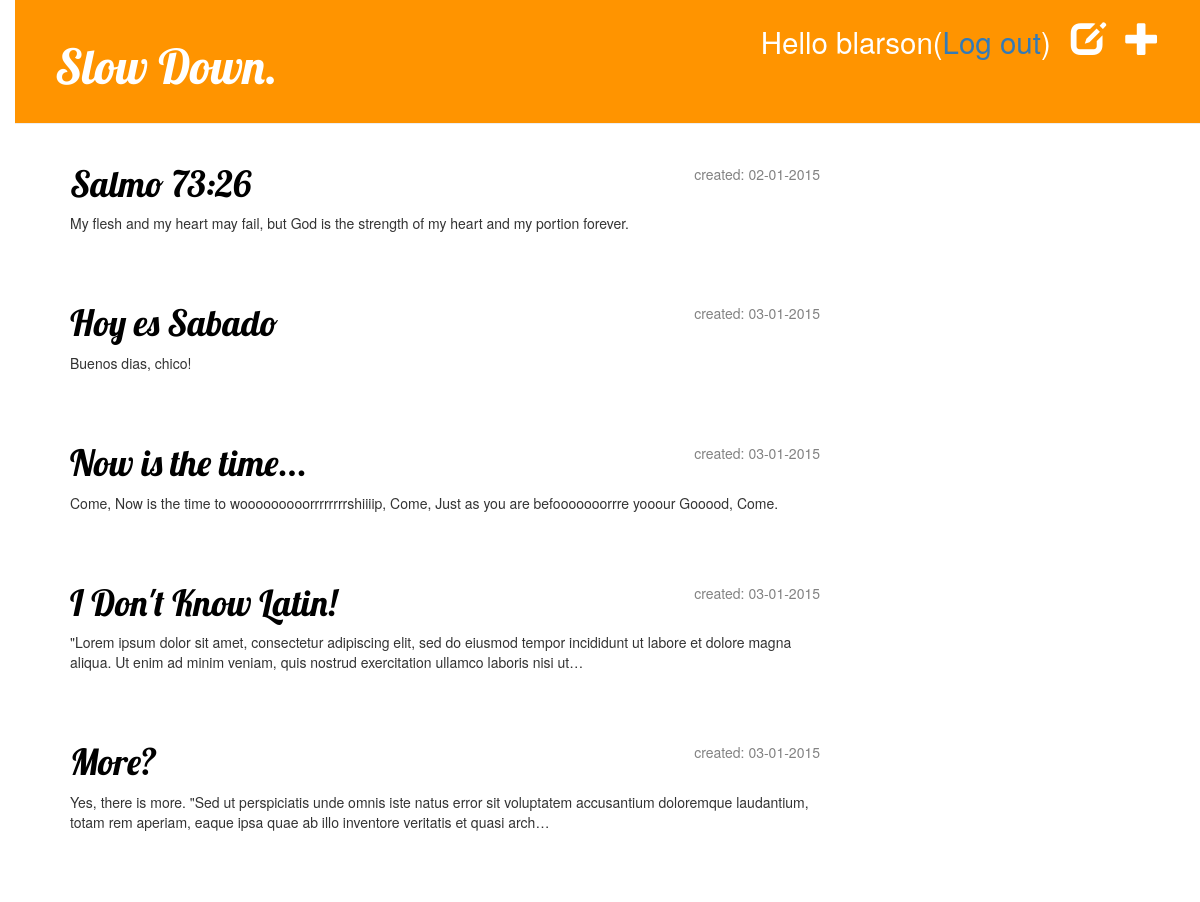
The page /drafts/ (signed in) on the database as committed earlier.
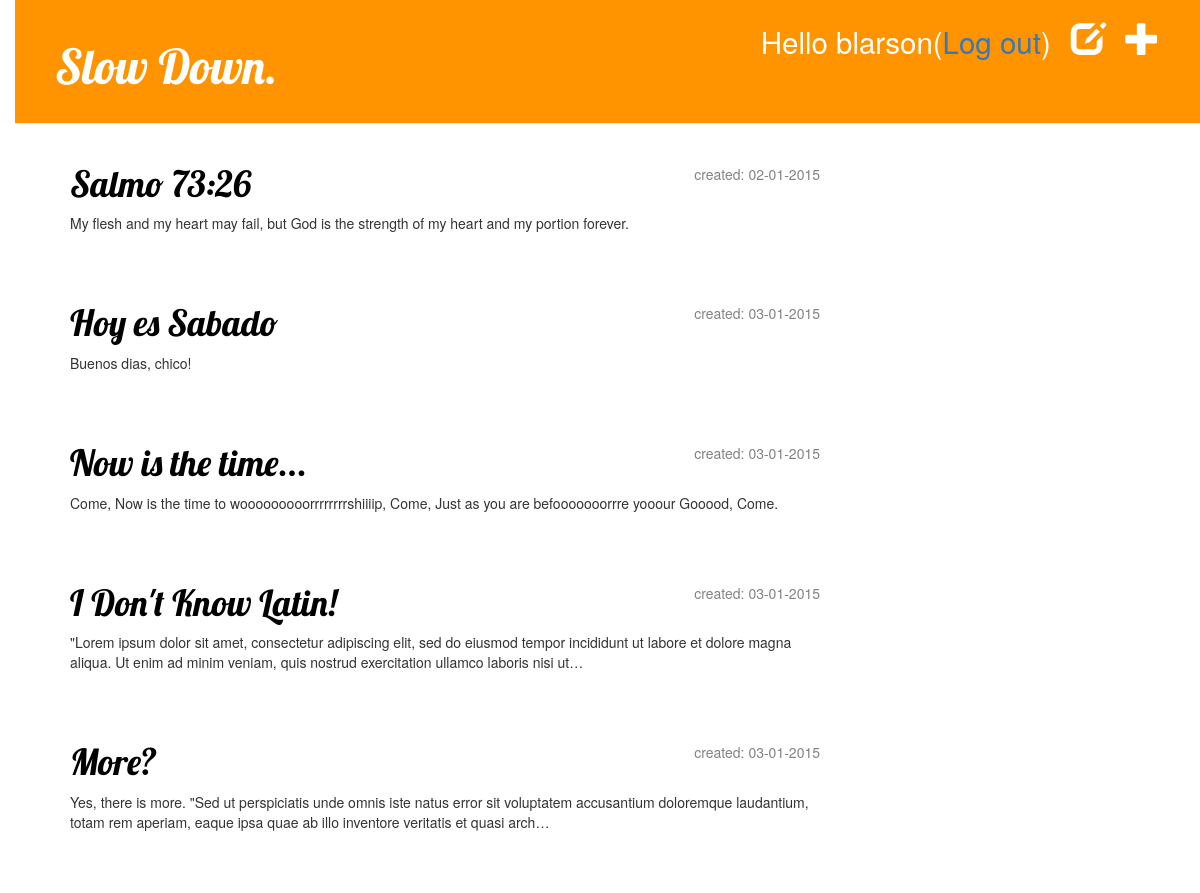
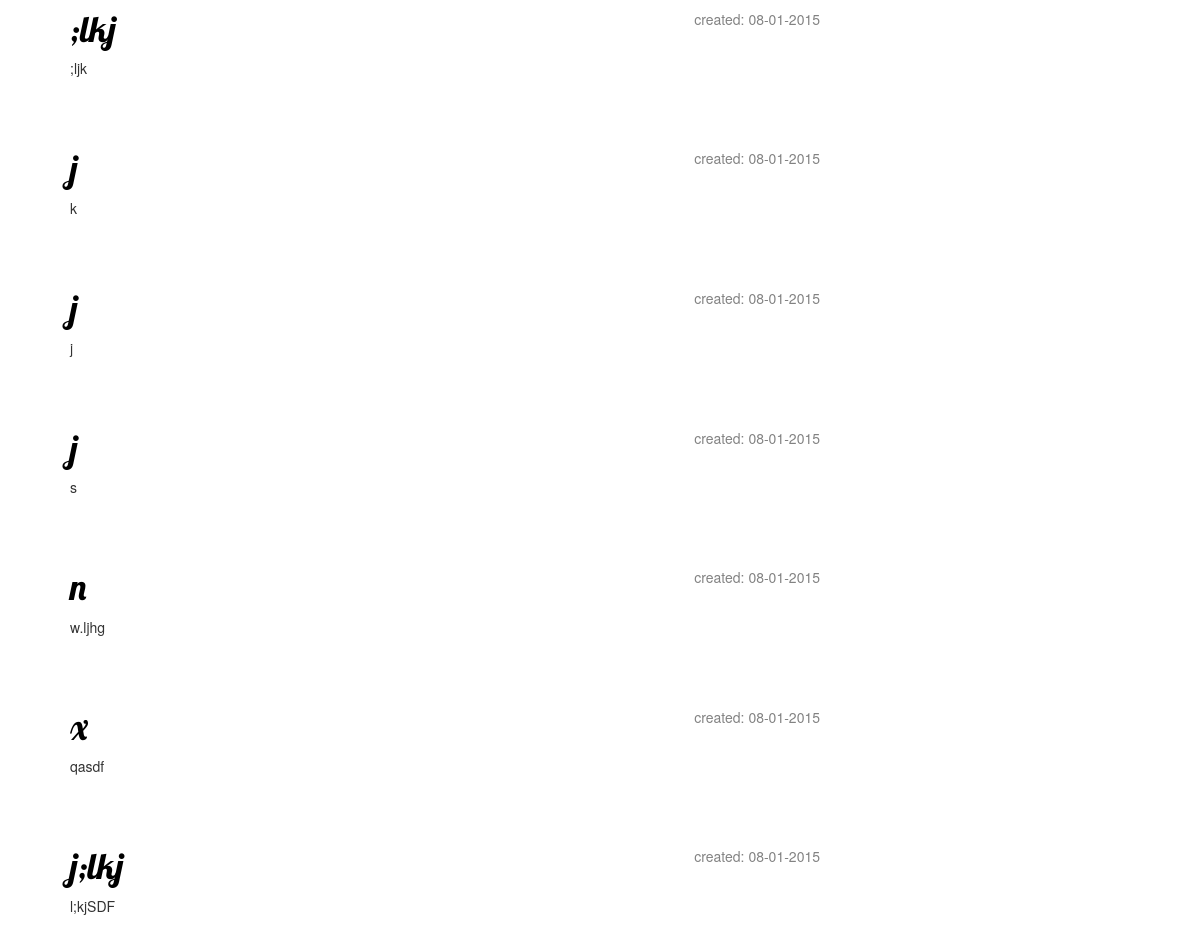
The same page on the database as committed later (2 pictures, top to bottom).
### blog/models.py (models this page shows, shortened)
class Post(models.Model):
    author = models.ForeignKey('auth.User')
    title = models.CharField(max_length=200)
    text = models.TextField()
    created_date = models.DateTimeField(default = timezone.now())
    published_date = models.DateTimeField(blank = True, null = True)

### blog/views.py (the view)
# urls.py: url(r'^drafts/$', views.post_draft_list, name='post_draft_list'),
@login_required
def post_draft_list(request):
    posts = Post.objects.filter(published_date__isnull = True).order_by('created_date')
    return render(request, 'blog/post_draft_list.html', {'posts': posts})

### blog/templates/blog/post_draft_list.html
{% extends 'blog/base.html' %}
{% block content %}
  {% for post in posts %}
    <div class="post">
      <p class="date">created: {{ post.created_date|date:'d-m-Y' }}</p>
      <h1><a href="{% url 'blog.views.post_detail' pk=post.pk %}">{{ post.title }}</a></h1>
      <p> {{ post.text|truncatechars:200 }}</p>
    </div>
  {% endfor %}
{% endblock %}

Rows that differ between the two databases and show on the page:
added Post: created_date "08-01-2015", title ";lkj", text ";ljk"
added Post: created_date "08-01-2015", title "j", text "k"
added Post: created_date "08-01-2015", title "j", text "j"
added Post: created_date "08-01-2015", title "j", text "s"
added Post: created_date "08-01-2015", title "n", text "w.ljhg"
added Post: created_date "08-01-2015", title "x", text "qasdf"
added Post: created_date "08-01-2015", title "j;lkj", text "l;kjSDF"
